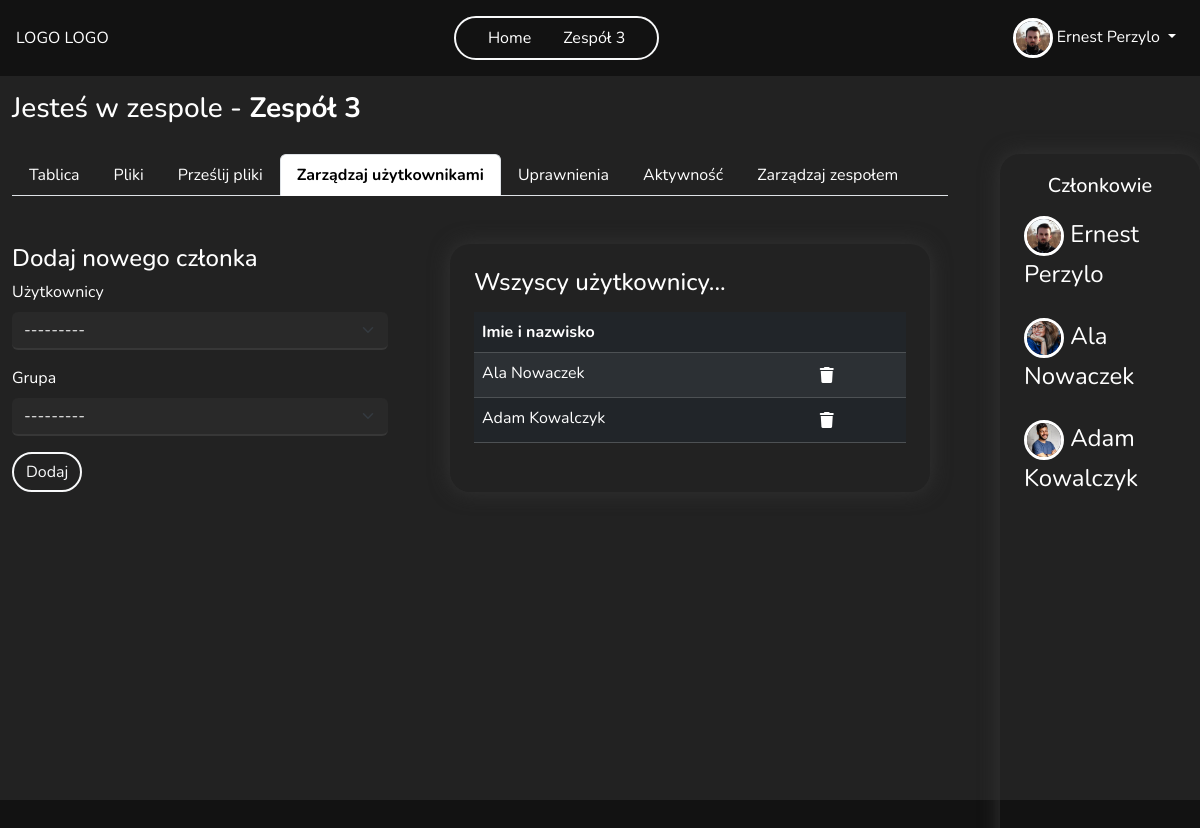
The app's page /team/5/members (signed in) with its own data.
### main/models.py (models this page shows, shortened)
class Team(models.Model):
    name = models.CharField(max_length=255)
    founder = models.ForeignKey(User, on_delete=models.CASCADE, related_name='team_founder')
    members = models.ManyToManyField(User, through='TeamMembership', related_name='team_member', blank=True)
    key = models.OneToOneField(Key, on_delete=models.SET_NULL, null=True, blank=True, related_name='team_key', unique=True)
    def get_members(self):
        return TeamMembership.objects.filter(team=self)
    class Meta:
        permissions = [
            ("add_new_member", "Can add new team memeber"),
            ("delete_member", "Can delete team memeber"),
            ("manage_perms", "Can manage all permission in team"),
            ("view_logs", "Can see team logs")
        ]

class Profile(models.Model):
    user = models.OneToOneField(User, on_delete=models.CASCADE)
    image = models.ImageField(default='default.jpg', upload_to=UniqueFileName('profile_pics'))
    bio = models.TextField(max_length=500, blank=True, null=True)
    country = CountryField(default = 'PL')
    age = models.PositiveSmallIntegerField(blank=True, null=True)
    phone_number = models.CharField(max_length=20, blank=True, null=True)
    website = models.CharField(max_length=255, blank=True, null=True)
    last_password_change = models.DateTimeField(null=True, blank=True, default=timezone.now)

class TeamMembership(models.Model):
    user = models.ForeignKey(User, on_delete=models.CASCADE)
    team = models.ForeignKey(Team, on_delete=models.CASCADE)
    groups = models.ManyToManyField(Group)
    def get_fullname_member(self):
        return f'{self.user.get_full_name()}'

### main/views.py (the view)
# urls.py: path('team/<int:id>/members', views.team_add_member, name='team_members'),
@login_required
def team_add_member(request, id):
    team, members = get_team_and_members(id)
    if request.user.is_authenticated:
        user = request.user
        user_permissions = get_user_perms(user, team)
    if request.method == 'POST':
        form = AddNewMember(request.POST or None, team=team)
        if form.is_valid():
            member = form.cleaned_data['members']
            group = form.cleaned_data['groups']
            team_membership = TeamMembership.objects.create(user = member, team=team)
            team_membership.groups.add(group)
            TeamActivityLog.objects.create(user = user, action = f'Dodano nowego członka - {member.get_full_name()}', team=team)
            return redirect('team_members', id=team.id)
    else:
        form = AddNewMember(team=team)
        form.team = team
    context = {'team':team, 'form':form, 'members': members, 'user':user, 'user_permissions':user_permissions}
    return render(request, 'teams/team_members.html', context=context)

### main/forms.py
class AddNewMember(forms.Form):
    members = forms.ModelChoiceField(queryset=User.objects.all())
    groups = forms.ModelChoiceField(queryset=Group.objects.all())
    def __init__(self, *args, **kwargs):
        team = kwargs.pop('team', None)
        super().__init__(*args, **kwargs)
        self.fields['members'].label = 'Użytkownicy'
        self.fields['groups'].label = 'Grupa'
        if team:
            existing_members = team.members.all()
            users_not_in_team = User.objects.filter(is_superuser=False).exclude(id__in=[user.id for user in existing_members])
            self.fields['members'].queryset = users_not_in_team
            if not users_not_in_team:
                self.fields['members'].choices = [('', ('Brak użytkowników do dodania'))]
        self.fields['members'].label_from_instance = lambda obj: f"{obj.get_full_name()}"

### main/context_processors.py (called while the page is built)
def user_teams(request):
    if request.user.is_authenticated:
        user_teams = Team.objects.filter(members = request.user)
    else:
        user_teams = None
    return {'user_teams':user_teams}

### main/permission_tools.py (called while the page is built)
def get_user_perms(user, team):
    team_membership = TeamMembership.objects.filter(user=user, team=team).first()
    user_permissions = []
    if team_membership:
        group = team_membership.groups.first()
        if group:
            user_permissions += list(group.permissions.values_list('codename', flat=True))
    return user_permissions

### main/views.py (called while the page is built)
def get_team_and_members(id):
    team = get_object_or_404(Team, pk=id)
    members = team.get_members()
    return team, members

### main/templates/teams/team_members.html (shortened to what this page needs)
{% extends "teams/team_board.html" %}
{% load crispy_forms_tags %}
{% block navbar %}
    {% include 'main/navbar.html' %}
{% endblock navbar %}
{% block team-content %}
<div class="row mt-5">
    <div class="col-5">
        <h4>Dodaj nowego członka</h4>
        <form method="POST">
            {{form|crispy}}
            <button type="submit" class="btn btn-outline-light border-2 rounded-pill">Dodaj</button>
        </form>
    </div>
    <div class="col-6 p-4 my-shadow">
        <h4 class="mb-3">Wszyscy użytkownicy...</h4>
        <table class="table table-striped table-dark">
            <thead>
              <tr>
                <th scope="col">Imie i nazwisko</th>
                <th scope="col"></th>
              </tr>
            </thead>
            <tbody>
                {% for member in team.members.all %}
                  {% if member != team.founder %}
                  <tr>
                    <td>
                        {% if member.get_full_name %}
                            {{ member.get_full_name }}
                        {% else %}
                            {{ member.username }}
                        {% endif %}
                    </td>
                    <td>
                        <a class="delete-confirm" data-bs-toggle="modal" data-bs-target="#confirmDeleteModal"
                        data-desc=" Usunąć użytkownika {{member.get_full_name}}?"
                        data-url="{% url 'remove_member' team.id member.id %}" ><i class="fa-solid fa-trash trash-icon"></i></a>
                    </td>
                  </tr>
                  {% endif %}
                {% endfor %}
            </tbody>
          </table>
    </div>
</div>
{% endblock %}

### main/templates/teams/team_board.html (shortened to what this page needs)
{% extends "main/base.html" %}
{% load crispy_forms_tags %}
{% block content %}
<div class="container-fluid team-container ">
  <h3 class="mt-3">Jesteś w zespole - <strong>{{team.name}}</strong> </h3>
    <div class="row ">
        <div class="col-10 team-col">
            <ul class="nav nav-tabs">
                <li class="nav-item">
                  <a class="nav-link" aria-current="page" href="{% url 'team_board' team.id %}">Tablica</a>
                </li>
                <li class="nav-item">
                  <a class="nav-link" href="{% url 'team_files' team.id %}">Pliki</a>
                </li>
                <li class="nav-item">
                  <a class="nav-link" href="{% url 'team_add_file' team.id %}">Prześlij pliki</a>
                </li>
                {% if 'delete_member' in user_permissions and 'add_new_member' in user_permissions %}
                  <li class="nav-item">
                    <a class="nav-link" href="{% url 'team_members' team.id %}">Zarządzaj użytkownikami</a>
                  </li>
                {% endif %}
                {% if 'manage_perms' in user_permissions %}
                  <li class="nav-item">
                    <a class="nav-link" href="{% url 'team_permission' team.id %}">Uprawnienia</a>
                  </li>
                {% endif %}
                {% if  'view_logs' in user_permissions %}
                <li class="nav-item">
                  <a class="nav-link" href="{% url 'team_logs' team.id %}">Aktywność</a>
                </li>
                {% endif %}
                {% if 'change_team' in user_permissions %}
                  <li class="nav-item">
                    <a class="nav-link" href="{% url 'team_manage' team.id %}">Zarządzaj zespołem</a>
                  </li>
                {% endif %}
              </ul>
            <div class="team-content">
              {% block team-content %}{% endblock team-content %}
            </div>
        </div>
        <div class="col-2 members-col" >
            <h5 class="text-center ">Członkowie</h5>
          {% for member in members %}
            <div class="row d-flex align-items-center ">
                <div class="member-name d-flex justify-content-between ">
                    <div>
                      <img src="{{ member.user.profile.image.url }}" class="rounded-circle img-profile">
                      {{member.get_fullname_member}}
                    </div>
                </div>
            </div>
          {% endfor %}
        </div>
    </div>
</div>
{% endblock content %}

### main/templates/main/navbar.html (shortened to what this page needs)
<nav class="navbar navbar-expand-lg my-nav text-light justify-content-center position-relative p-3 z-3">
  <div class="d-flex justify-content-between w-100 align-items-center">
    <a class=" nav-link" href="/">LOGO LOGO</a>
    <ul class="navbar-nav mb-2 mb-lg-0 justify-content-center border border-2 border-light rounded-pill px-4 gap-3 ">
      <li class="nav-item">
        <a class="nav-link active" aria-current="page" href="{% url 'home' %}">Home</a>
      </li>
      {% if user_teams %}
        {% for team in user_teams %}
          <li class="nav-item">
            <a class="nav-link" href="{% url 'team_board' team.id %}">{{ team.name }}</a>
          </li>
        {% endfor %}
      {% endif %}
    </ul>
    <div class="navbar-nav ">
      {% if user.is_authenticated %}
          <div class="nav-item dropdown ml-auto">
            <a class="nav-link dropdown-toggle" href="#" role="button" data-bs-toggle="dropdown" aria-expanded="true">
              <img src="{{ user.profile.image.url }}" class="rounded-circle img-profile">
              {{ user.get_full_name }}
            </a>
          </div>
      {% else %}
      <a
        class="nav-link border border-2 border-light rounded-pill d-flex justify-content-center align-items-center gap-3 position-relative login-icon"
        href="{% url 'my-login' %}">Login<i class="fa-solid fa-user border border-2 border-light rounded-circle position-absolute button-icon"></i></a>
      {% endif %}
    </div>
  </div>
</nav>

### static/style/new.css (style rules this page uses)
* { padding: 0; margin: 0; box-sizing: border-box; font-family: 'Nunito', sans-serif; }
.bg { background-color: #121212 !important; color: white; }
.navbar { height: 76px !important; }
.nav-link { color: white !important; }
.img-profile { width: 40px ; height: 40px; object-fit: cover; border: 3px solid white; }

### static/style/profile.css (style rules this page uses)
.btn { cursor: pointer; }
.text-light { color: #babbbc !important; }

### static/style/team.css (style rules this page uses)
.team-container { height: calc(100vh - 76px); background-color: #222222; }
.team-col { border-radius: 20px; width: 80% !important; margin-right: 40px; padding: 20px; }
.nav-tabs .nav-link.active { color: black !important; font-weight: 700 !important; }
.members-col { box-shadow: 0 0 20px rgb(52, 52, 52) !important; max-height: 780px !important; min-height: 780px !important; border-radius: 20px; padding: 20px; overflow:auto; margin-top: 20px !important; max-height: 670px !important; overflow-y: auto ; }
.members-col .row { margin: 10px 10px 10px 0; }
.member-name { font-size: 24px; width: auto; padding: 8px; position: relative; }
.nav-tabs { margin-bottom: 30px !important; }
form input, form select, form textarea { background-color:#292929 !important; border: none !important; color: white !important; border-bottom: solid 2px #373737!important; }
.my-shadow { box-shadow: 0 0 20px rgb(52, 52, 52) !important; border-radius: 20px; margin-left: 50px; }
.trash-icon { color: white !important; padding: 6px; cursor: pointer; }
.fa-trash { cursor: pointer; }

### records on screen
Team: name "Zespół 3"
TeamMembership: user.profile.image (picture), get_fullname_member "Ernest Perzylo"
TeamMembership: user.profile.image (picture), get_fullname_member "Ala Nowaczek"
TeamMembership: user.profile.image (picture), get_fullname_member "Adam Kowalczyk"

### other values on screen
{{ user.get_full_name }} "Ernest Perzylo"
{{ member.get_full_name }} "Ala Nowaczek"
{{ member.get_full_name }} "Adam Kowalczyk"
